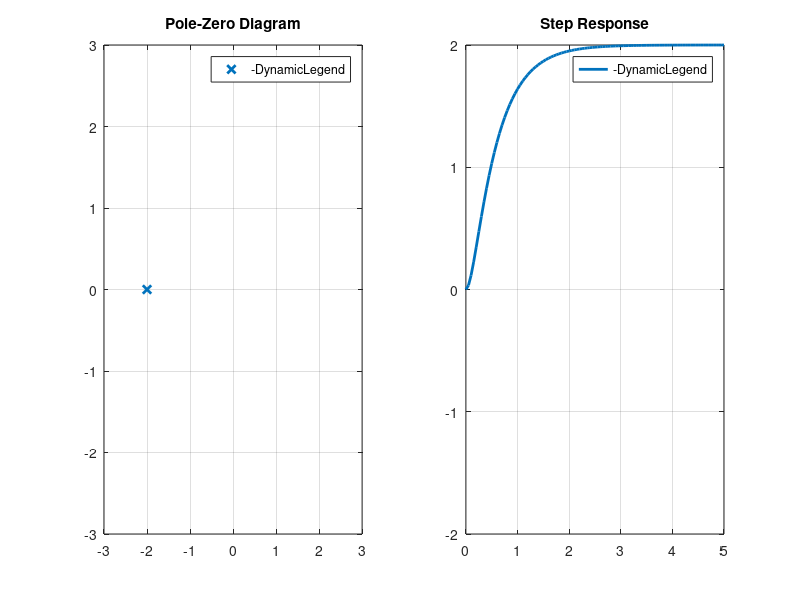

This figure's MATLAB source: (Note: this script raises an error after producing the figure.)
% Script to demonstrate step response for 1st and 2nd order systems
% J. Izatt / BME 271
clear all
close all
echo off

% % First order system
% for p=3:-1:-3
%     H = tf([-p],[1 -p]);
%     [pole,zero] = pzmap(H);
%     if isempty(pole) pole = 0, end
%     ax1 = subplot(1,2,1), plot(ax1,real(pole),imag(pole),'x','DisplayName',['p = ' num2str(p)],'LineWidth',2);
% 	xlim([-3 3]), ylim([-3 3]), legend('-DynamicLegend'), title('Pole-Zero Diagram'), grid on;
%     t=0:0.05:5, y=step(H, t);
% 	ax2 = subplot(1,2,2), plot(ax2,t,y,'DisplayName',['p = ' num2str(p)],'LineWidth',2);
% 	xlim([0 5]), ylim([-2 2]), legend('-DynamicLegend'), title('Step Response'), grid on;
%     sgtitle('First Order System'), hold(ax2,'on'), hold(ax1,'on')
%     pause
% end

% % Second order system: Real & Distinct Poles
% clf;
% for p=-1:0.5:-0.5
%     H = tf([-p],[1 -p]);
%     [pole,zero] = pzmap(H);
%     ax1 = subplot(1,2,1), plot(ax1,real(pole),imag(pole),'x','DisplayName',['p = ' num2str(p)],'LineWidth',2);
% 	xlim([-3 3]), ylim([-3 3]), legend('-DynamicLegend'), title('Pole-Zero Diagram'), grid on;
%     t=0:0.05:5, y=step(H, t);
% 	ax2 = subplot(1,2,2), plot(ax2,t,y,'DisplayName',['p = ' num2str(p)],'LineWidth',2);
% 	xlim([0 5]), ylim([-2 2]), legend('-DynamicLegend'), title('Step Response'), grid on;
%     sgtitle('Second Order System: Real & Distinct Poles'),hold(ax2,'on'), hold(ax1,'on');
%     pause
% end
% H = tf([32],[1 10 16]);
% [pole,zero] = pzmap(H);
% ax1 = subplot(1,2,1), plot(ax1,real(pole),imag(pole),'x','DisplayName',['p = ' mat2str(pole,1)],'LineWidth',2);
% xlim([-3 3]), ylim([-3 3]), legend('-DynamicLegend'), title('Pole-Zero Diagram'), grid on;
% t=0:0.05:5, y=step(H, t);
% ax2 = subplot(1,2,2), plot(ax2,t,y,'DisplayName',['p = ' mat2str(pole,1)],'LineWidth',2);
% xlim([0 5]), ylim([-2 2]), legend('-DynamicLegend'),title('Step Response'), grid on;

% 
% % Second order system: Real & Repeated Poles
% clf, H = tf([32],[1 8 16]);
% [pole,zero] = pzmap(H);
% ax1 = subplot(1,2,1), plot(ax1,real(pole),imag(pole),'x','DisplayName',['p = ' mat2str(pole,1)],'LineWidth',2);
% xlim([-3 3]), ylim([-3 3]), legend('-DynamicLegend'), title('Pole-Zero Diagram'), grid on;
% t=0:0.05:5, y=step(H, t);
% ax2 = subplot(1,2,2), plot(ax2,t,y,'DisplayName',['p = ' mat2str(pole,1)],'LineWidth',2);
% xlim([0 5]), ylim([-2 2]), legend('-DynamicLegend'),title('Step Response'), grid on;
% sgtitle('Second Order System: Real & Repeated Poles')
% hold(ax2,'on'), hold(ax1,'on')
% pause
% 
% % Second order system: Complex Conjugate Poles
% clf, H = tf([32],[1 4 16]);
% [pole,zero] = pzmap(H);
% ax1 = subplot(1,2,1), plot(ax1,real(pole),imag(pole),'x','DisplayName',['p = ' mat2str(pole,1)],'LineWidth',2);
% xlim([-3 3]), ylim([-3 3]), legend('-DynamicLegend'), title('Pole-Zero Diagram'), grid on;
% t=0:0.05:5, y=step(H, t);
% ax2 = subplot(1,2,2), plot(ax2,t,y,'DisplayName',['p = ' mat2str(pole,1)],'LineWidth',2);
% xlim([0 5]), ylim([-2 2]), legend('-DynamicLegend'),title('Step Response'), grid on;
% sgtitle('Second Order System: Complex Conjugate Poles')
% hold(ax2,'on'), hold(ax1,'on');
% pause
% 
% clf, H = tf([10],[1 2 10]);
% [pole,zero] = pzmap(H);
% ax1 = subplot(1,2,1), plot(ax1,real(pole),imag(pole),'x','DisplayName',['p = ' mat2str(pole,1)],'LineWidth',2);
% xlim([-3 3]), ylim([-3 3]), legend('-DynamicLegend'), title('Pole-Zero Diagram'), grid on;
% t=0:0.05:5, y=step(H, t);
% ax2 = subplot(1,2,2), plot(ax2,t,y,'DisplayName',['p = ' mat2str(pole,1)],'LineWidth',2);
% xlim([0 5]), ylim([-2 2]), legend('-DynamicLegend'),title('Step Response'), grid on;
% sgtitle('Second Order System: Complex Conjugate Poles')
% hold(ax2,'on'), hold(ax1,'on');
% pause
% 
% clf, H = tf([5],[1 2 5]);
% [pole,zero] = pzmap(H);
% ax1 = subplot(1,2,1), plot(ax1,real(pole),imag(pole),'x','DisplayName',['p = ' mat2str(pole,1)],'LineWidth',2);
% xlim([-3 3]), ylim([-3 3]), legend('-DynamicLegend'), title('Pole-Zero Diagram'), grid on;
% t=0:0.05:5, y=step(H, t);
% ax2 = subplot(1,2,2), plot(ax2,t,y,'DisplayName',['p = ' mat2str(pole,1)],'LineWidth',2);
% xlim([0 5]), ylim([-2 2]), legend('-DynamicLegend'),title('Step Response'), grid on;
% sgtitle('Second Order System: Complex Conjugate Poles')
% hold(ax2,'on'), hold(ax1,'on');
% pause
% 
% clf, H = tf([2],[1 2 2]);
% [pole,zero] = pzmap(H);
% ax1 = subplot(1,2,1), plot(ax1,real(pole),imag(pole),'x','DisplayName',['p = ' mat2str(pole,1)],'LineWidth',2);
% xlim([-3 3]), ylim([-3 3]), legend('-DynamicLegend'), title('Pole-Zero Diagram'), grid on;
% t=0:0.05:5, y=step(H, t);
% ax2 = subplot(1,2,2), plot(ax2,t,y,'DisplayName',['p = ' mat2str(pole,1)],'LineWidth',2);
% xlim([0 5]), ylim([-2 2]), legend('-DynamicLegend'),title('Step Response'), grid on;
% sgtitle('Second Order System: Complex Conjugate Poles')
% hold(ax2,'on'), hold(ax1,'on');
% pause

% Second order system: Real & Repeated Poles
clf, H = tf([32],[1 10 16]);
[pole,zero] = pzmap(H);
ax1 = subplot(1,2,1), plot(ax1,real(pole),imag(pole),'x','DisplayName',['p = ' mat2str(pole,1)],'LineWidth',2);
xlim([-3 3]), ylim([-3 3]), legend('-DynamicLegend'), title('Pole-Zero Diagram'), grid on;
t=0:0.05:5, y=step(H, t);
ax2 = subplot(1,2,2), plot(ax2,t,y,'DisplayName',['p = ' mat2str(pole,1)],'LineWidth',2);
xlim([0 5]), ylim([-2 2]), legend('-DynamicLegend'),title('Step Response'), grid on;
sgtitle('Second Order System: Real & Repeated Poles')
% hold(ax2,'on'), hold(ax1,'on')